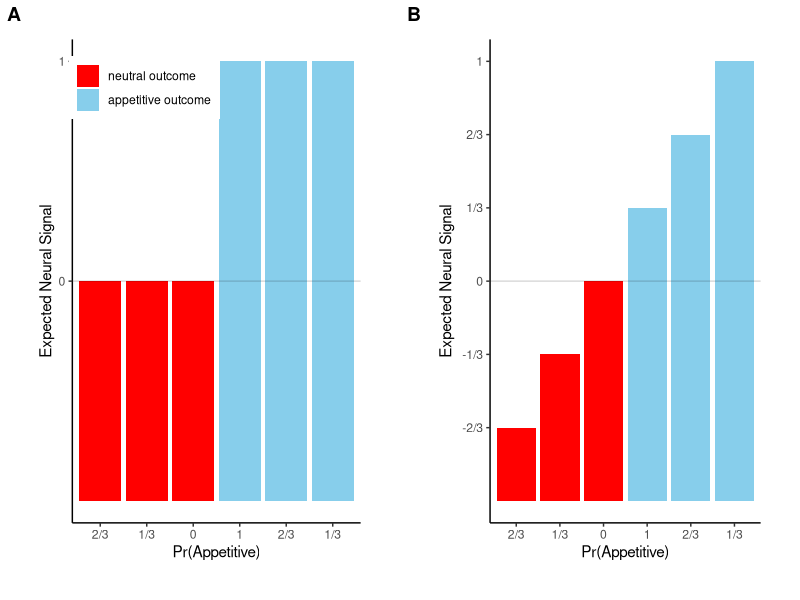

Generate this figure with R:
library(ggplot2)
library(ggpubr)

codedir <- getwd()
figdir <- file.path(codedir, "../figures")

mar <- 1

##################################################################
## Experienced utility independent of surprise

pre_x <- c('2/3', '1/3', '0', '1', ' 2/3 ', ' 1/3 ')
x   <- factor(pre_x, levels=pre_x)
y   <- c(.5, .5, .5, 1, 1, 1)
names <- c('neutral outcome', 'appetitive outcome')
grp <- factor(y, labels=names)

pdata <- data.frame(x, y, grp)

p1 <- ggplot(data=pdata, aes(x=x, y=y, fill=grp)) +
  geom_bar(stat="identity") +
  geom_hline(yintercept=.5, alpha=.15) +
  ylab("Expected Neural Signal") +
  xlab("Pr(Appetitive)") +
  scale_fill_manual(values=c("red", "skyblue")) +
  scale_y_continuous(breaks=unique(y), labels=c('0','1')) +
  theme_classic() +
  theme(legend.title = element_blank(),
        legend.position=c(.25,.9),
        plot.margin = margin(mar,mar,mar,mar, "cm"))


##################################################################
## Experienced utility modulated by surprise

pre_x <- c('2/3', '1/3', '0', '1', ' 2/3 ', ' 1/3 ')
x   <- factor(pre_x, levels=pre_x)
y   <- c(1/6, 2/6, 3/6, 4/6, 5/6, 6/6)
names <- c('neutral outcome', 'appetitive outcome')
grp <- factor(c(.5, .5, .5, 1, 1, 1), labels=names)

pdata <- data.frame(x, y, grp)

p2 <- ggplot(data=pdata, aes(x=x, y=y, fill=grp)) +
  geom_bar(stat="identity") +
  geom_hline(yintercept=.5, alpha=.15) +
  ylab("Expected Neural Signal") +
  xlab("Pr(Appetitive)") +
  scale_fill_manual(values=c("red", "skyblue")) +
  scale_y_continuous(breaks=y, labels=c('-2/3', '-1/3', '0', '1/3', '2/3', '1')) +
  theme_classic() +
  theme(legend.title = element_blank(),
        legend.position='none',
        plot.margin = margin(mar,mar,mar,mar, "cm"))


##################################################################
## Combine

final <- ggarrange(p1, p2,
                   labels = c("A", "B"),
                   ncol = 2)

ggsave(file.path(figdir,"fig_predictions.pdf"), final, width=8.5, height=4, units='in')

